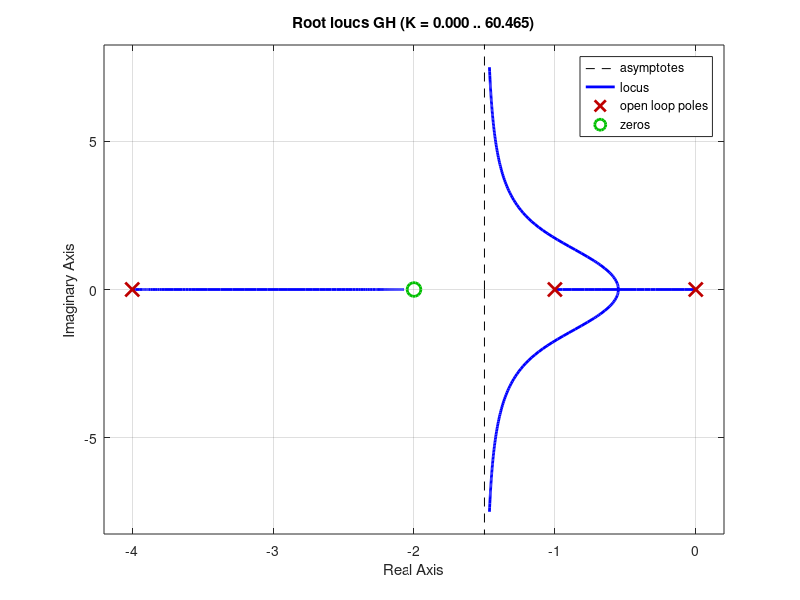

MATLAB code for this plot: (Note: this script raises an error after producing the figure.)
clc;close all;clear all;
num=[1,2];
den=conv([1 0], conv([1 1],[1 4]));
GH=tf(num,den);
rlocus(GH);
k2=rlocfind(num,den)